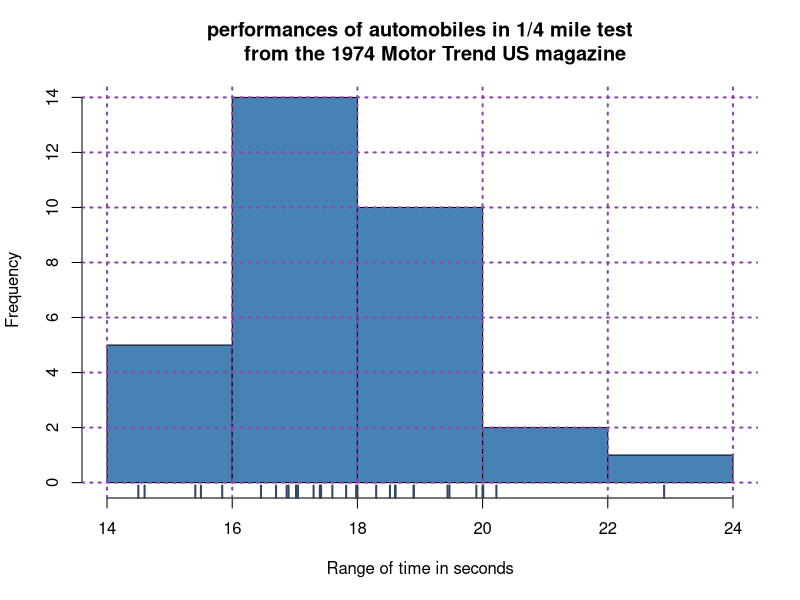
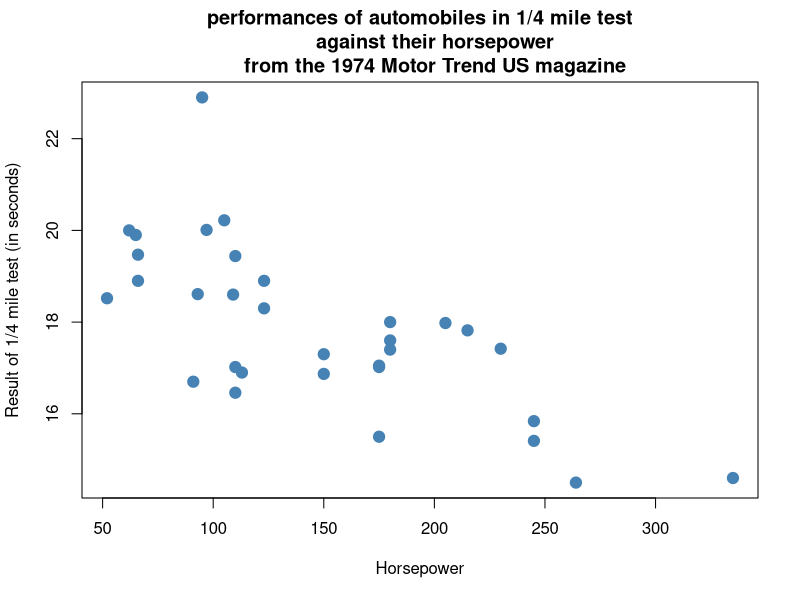
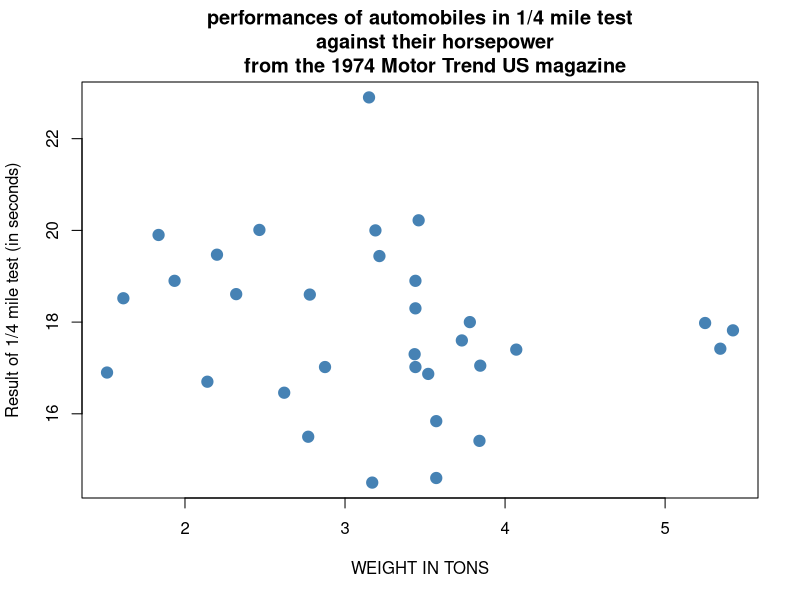
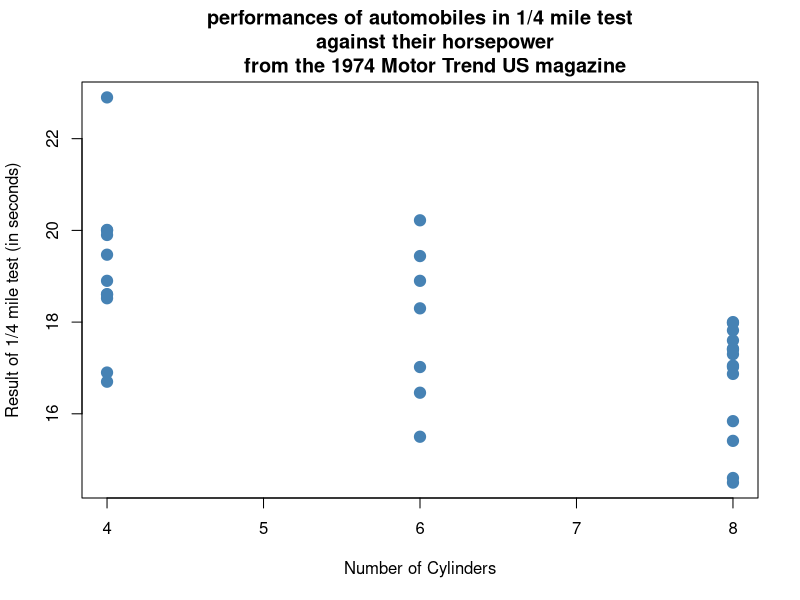
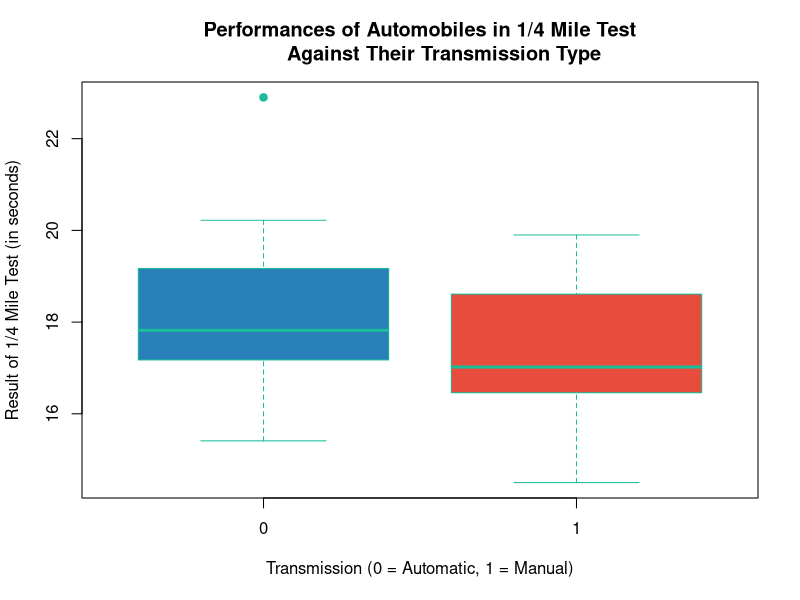
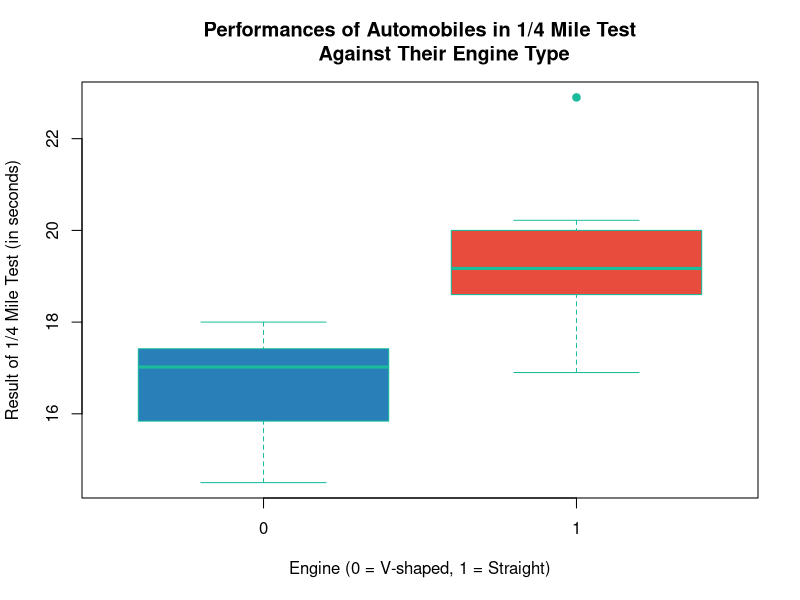
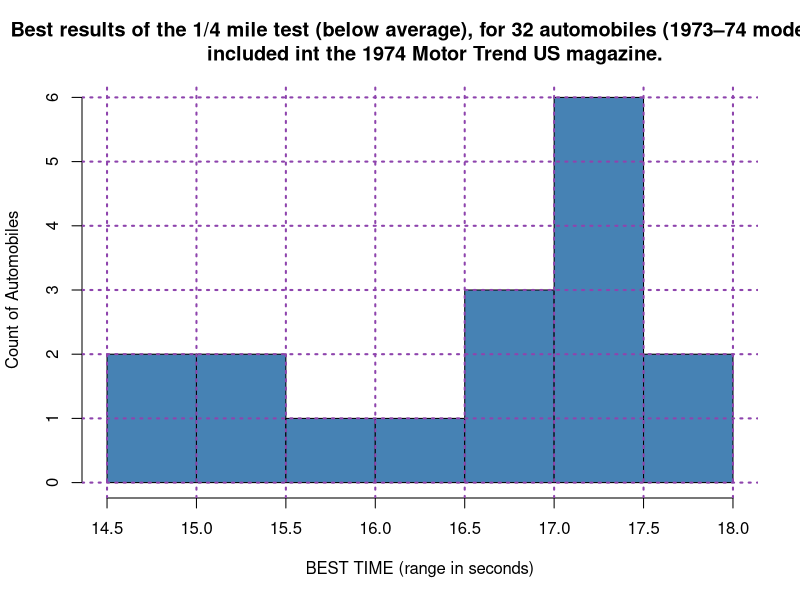

The R source for these figures, in order: (Note: this script raises an error after producing the figures.)
#Here we will compare speed stats
#Histogram to show the performances of cars in 1/4 mile test in range of seconds 
hist(mtcars$qsec,
     breaks = 5,
     main = "performances of automobiles in 1/4 mile test
     from the 1974 Motor Trend US magazine",
     xlab = "Range of time in seconds",
     col = "steelblue",
     pch = 19,
     cex = 1.5)
grid(nx = NULL, ny = NULL, col = "#8e44ad", lty = "dotted", lwd = 2)
rug(mtcars$qsec, lwd = 2, col = "#34495e")

#Comparing the results based on Horsepower
plot(mtcars$hp,mtcars$qsec,
     main = "performances of automobiles in 1/4 mile test
     against their horsepower
     from the 1974 Motor Trend US magazine",
     xlab = "Horsepower",
     ylab = "Result of 1/4 mile test (in seconds)",
     col = "steelblue",
     pch = 19,
     cex = 1.5) 

abline(lm(mtcars$hp ~ mtcars$qsec), col = "red", lwd = 2)


#Comparing the results based on Weight
plot(mtcars$wt,mtcars$qsec,
     main = "performances of automobiles in 1/4 mile test
     against their horsepower
     from the 1974 Motor Trend US magazine",
     xlab = "WEIGHT IN TONS",
     ylab = "Result of 1/4 mile test (in seconds)",
     col = "steelblue",
     pch = 19,
     cex = 1.5)

#Comparing The results based on Cylinders
plot(mtcars$cyl,mtcars$qsec,
     main = "performances of automobiles in 1/4 mile test
     against their horsepower
     from the 1974 Motor Trend US magazine",,
     xlab = "Number of Cylinders",
     ylab = "Result of 1/4 mile test (in seconds)",
     col = "steelblue",
     pch = 19,
     cex = 1.5)

#Comparing the results against gear style
boxplot(mtcars$qsec ~ mtcars$am,
        main = "Performances of Automobiles in 1/4 Mile Test
        Against Their Transmission Type",
        pch = 19,
        col = c("#2980b9", "#e74c3c"), 
        ylab = "Result of 1/4 Mile Test (in seconds)",
        xlab = "Transmission (0 = Automatic, 1 = Manual)",
        border = "#1abc9c", 
        horizontal = FALSE,)

#Comparing against Engine Type
boxplot(mtcars$qsec ~ mtcars$vs,
        main = "Performances of Automobiles in 1/4 Mile Test
        Against Their Engine Type",
        pch = 19,
        col = c("#2980b9", "#e74c3c"), 
        ylab = "Result of 1/4 Mile Test (in seconds)",
        xlab = "Engine (0 = V-shaped, 1 = Straight)",
        border = "#1abc9c", 
        horizontal = FALSE)

#Making Graphs to describe the 1/4 mile performance based on specs for the cars included in the magazine
print(table)

fastestCars <- mtcars[mtcars$qsec <= 17.85, ]
SlowerCars <- mtcars[mtcars$qsec > 17.85, ]

hist(fastestCars$qsec,
     main = "Best results of the 1/4 mile test (below average), for 32 automobiles (1973–74 models)
     included int the 1974 Motor Trend US magazine.",
     xlab = "BEST TIME (range in seconds)",
     ylab = "Count of Automobiles",
     col = "steelblue",
     pch = 19,
     cex = 1.5)
grid(nx = NULL, ny = NULL, col = "#8e44ad", lty = "dotted", lwd = 2)
rug(QuarterMile, lwd = 2, col = "#2c3e50")

plot(Engine[mtcars$qsec <= 17.85], fastestCars$qsec, xaxt = "n",
     main = "Engine type of the best performing automobiles
     included in the 1974 Motor Trend US magazine",
     xlab = "Engine Type",
     ylab = "1/4 Mile time in seconds",
     col = "steelblue",
     pch = 19,
     cex = 1.5)
axis(side = 1, at = c(0, 1), labels = c("V-shaped", "Straight"))

plot(Transmission[mtcars$qsec <= 17.85], fastestCars$qsec, xaxt = "n",
     main = "Engine type of the best performing automobiles
     included in the 1974 Motor Trend US magazine",
     xlab = "Transmission Type",
     ylab = "1/4 Mile time in seconds",
     col = "steelblue",
     pch = 19,
     cex = 1.5)
axis(side = 1, at = c(0, 1), labels = c("Automatic", "Manual"))

plot(fastestCars$qsec, HorsePower[mtcars$qsec <= 17.85],
     main = "GROSS Horsepower of the best performing automobiles
     included in the 1974 Motor Trend US magazine",
     ylab = "Gross Horsepower",
     xlab = "1/4 Mile time in seconds",
     col = "steelblue",
     pch = 19,
     cex = 1.5)


plot(fastestCars$qsec, CarWeight[mtcars$qsec <= 17.85],
     main = "Weight in TONS of the best performing automobiles
     included in the 1974 Motor Trend US magazine",
     ylab = "Weight in TONS",
     xlab = "1/4 Mile time in seconds",
     col = "steelblue",
     pch = 19,
     cex = 1.5)


hist(SlowerCars$qsec,
     main = "Above average results of the 1/4 mile test, for 32 automobiles (1973–74 models)
     included int the 1974 Motor Trend US magazine.",
     xlab = "TIME (range in seconds)",
     ylab = "Count of Automobiles",
     col = "steelblue",
     pch = 19,
     cex = 1.5)
grid(nx = NULL, ny = NULL, col = "#8e44ad", lty = "dotted", lwd = 2)
rug(QuarterMile, lwd = 2, col = "#2c3e50")

plot(Engine[mtcars$qsec > 17.85], SlowerCars$qsec, xaxt = "n",
     main = "Engine type of the comparable slower performing automobiles
     included in the 1974 Motor Trend US magazine",
     xlab = "Engine Type",
     ylab = "1/4 Mile time in seconds")
axis(side = 1, at = c(0, 1), labels = c("V-shaped", "Straight"))

plot(Transmission[mtcars$qsec > 17.85], SlowerCars$qsec, xaxt = "n",
     main = "Engine type of the comparable slower performing automobiles
     included in the 1974 Motor Trend US magazine",
     xlab = "Transmission Type",
     ylab = "1/4 Mile time in seconds")
axis(side = 1, at = c(0, 1), labels = c("Automatic", "Manual"))

plot(SlowerCars$qsec, HorsePower[mtcars$qsec > 17.85],
     main = "GROSS Horsepower of the comparable slower performing automobiles
     included in the 1974 Motor Trend US magazine",
     ylab = "Gross Horsepower",
     xlab = "1/4 Mile time in seconds",
     col = "steelblue",
     pch = 19,
     cex = 1.5)

plot(SlowerCars$qsec, CarWeight[mtcars$qsec > 17.85],
     main = "Weight in TONS of the comparable slower performing automobiles
     included in the 1974 Motor Trend US magazine",
     ylab = "Weight in TONS",
     xlab = "1/4 Mile time in seconds",
     col = "steelblue",
     pch = 19,
     cex = 1.5)
        
